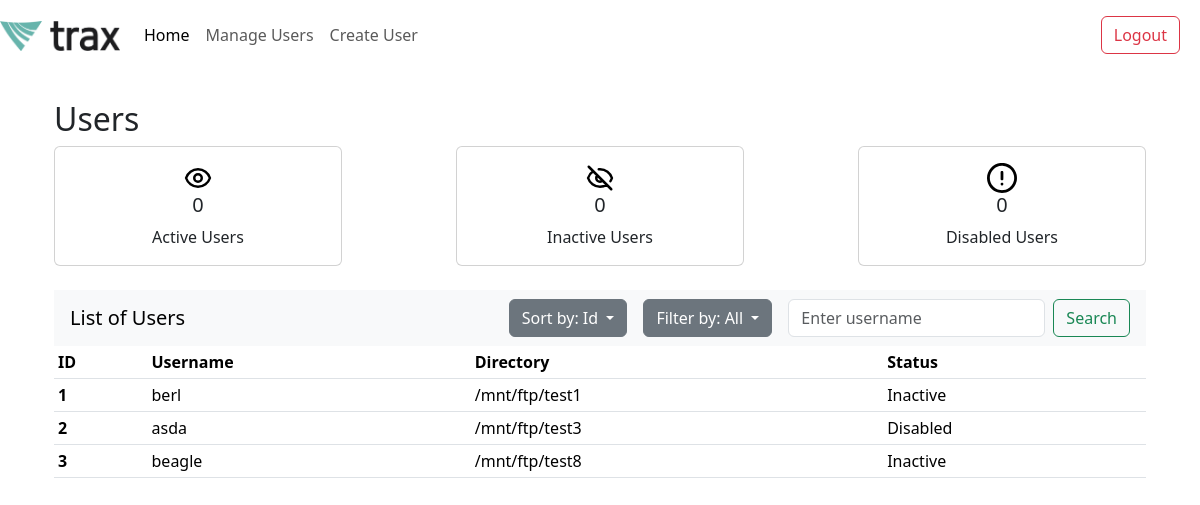
The page /home (signed in) on the database as committed earlier.
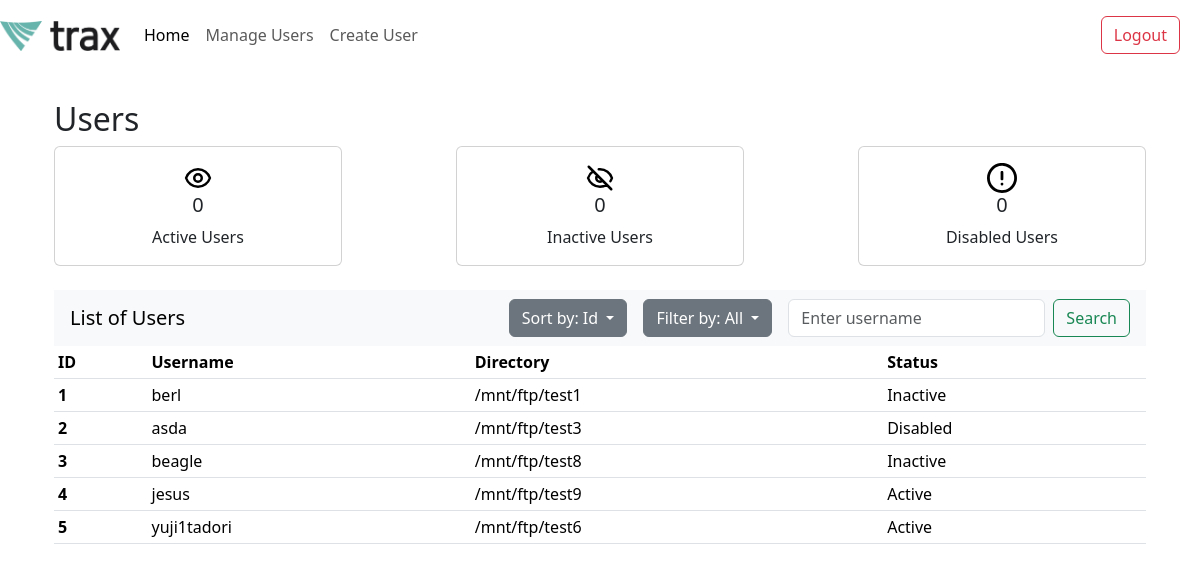
The same page on the database as committed later.
### app.py (models this page shows, shortened)
class User(db.Model):
    id = db.Column(db.Integer, primary_key=True)
    username = db.Column(db.String(80), nullable=False, unique=True)
    password = db.Column(db.String(120), nullable=False)
    directory = db.Column(db.String(120), nullable=False)
    status = db.Column(db.String(10), nullable=False)
    login_count = db.Column(db.Integer, default=0)
    last_login = db.Column(db.DateTime, nullable=True)
    last_modified = db.Column(db.DateTime, default=datetime.utcnow, onupdate=datetime.utcnow)
    bytes_uploaded = db.Column(db.BigInteger, default=0)
    bytes_downloaded = db.Column(db.BigInteger, default=0)
    files_uploaded = db.Column(db.Integer, default=0)
    files_downloaded = db.Column(db.Integer, default=0)

### app.py (the view)
@app.route('/home', methods=['GET'])
def home():
    if not session.get("username"):
        return redirect("/login")
    sort_by = request.args.get('sort_by', 'id')
    filter_status = request.args.get('filter_by', 'all')
    search_query = request.args.get('search', '')
    users = get_filtered_sorted_users(sort_by, filter_status, search_query)
    return render_template('home.html', users=users)

### app.py (called while the page is built)
def get_filtered_sorted_users(sort_by='id', filter_status='all', search_query=''):
    query = User.query
    if filter_status == 'active':
        query = query.filter_by(status='Active')
    elif filter_status == 'inactive':
        query = query.filter(User.status.in_(['Inactive', 'Disabled']))
    elif filter_status == 'all':
        query = query.filter(User.status.in_(['Active', 'Inactive', 'Disabled']))
    if sort_by == 'username':
        query = query.order_by(User.username)
    elif sort_by == 'id':
        query = query.order_by(User.id)
    elif sort_by == 'directory':
        query = query.order_by(User.directory)
    if search_query:
        query = query.filter(User.username.like(f'%{search_query}%'))  # case insensitive search
    return query.all()

### templates/home.html (shortened to what this page needs)
<!DOCTYPE html>
<html lang="en">
<head>
</head>
<body>
    {% extends "index.html" %}
    {% block content %}
    <div class="container">
        <h2>Users</h2>
        {% include 'card_component.html' %}
        <div class="table-responsive">
            {% include 'user_table.html' %}
        </div>
    </div>
    {% endblock %}

### templates/index.html (shortened to what this page needs)
<!DOCTYPE html>
<html lang="en">
<head>
    <link href="https://cdn.jsdelivr.net/npm/bootstrap@5.3.3/dist/css/bootstrap.min.css" rel="stylesheet">
    <link rel="stylesheet" href="{{ url_for('static', filename='home.css') }}">
    <link rel="stylesheet" href="{{ url_for('static', filename='manage-user.css') }}">
    <link rel="stylesheet" href="{{ url_for('static', filename='create-user.css') }}">
  </head>
<body>
    <nav class="navbar navbar-expand-lg navbar-light" style="background-color: white;" aria-label="Main navigation">
      <a href="{{ url_for('home') }}" class="navbar-brand">
        <img src="{{ url_for('static', filename='img/trax logo.jpg') }}" width="120" height="30" alt="Trax Tech Logo">
      </a>
      <div id="navbarNavAltMarkup" class="collapse navbar-collapse">
        <div class="navbar-nav">
            <a href="{{ url_for('home') }}" class="nav-item nav-link {% if request.endpoint == 'home' %}active{% endif %}">Home</a>
            <a class="nav-item nav-link {% if request.endpoint == 'manage_user' %}active{% endif %}">Manage Users</a>
            <a href="{{ url_for('create_user') }}" class="nav-item nav-link {% if request.endpoint == 'create_user' %}active{% endif %}">Create User</a>
        </div>
      </div>
      <nav class="navbar navbar-light" style="background-color: white;" aria-label="Secondary navigation">
        <form class="form-inline">
          <button class="btn btn-outline-danger" type="button" style="margin-right: 20px" onclick="logout()">Logout</button>
        </form>
      </nav>
    </nav>
    <section id="content" class="content-section">
      <div class="container">
        {% block content %}
        {% endblock %}
      </div>
    </section>
</body>
</html>

### templates/card_component.html (shortened to what this page needs)
<!DOCTYPE html>
<html lang="en">
<head>
</head>
<body>
    <div class="card-container d-flex justify-content-between">
        <div class="card text-center" style="width: 18rem;">
            <div class="card-body">
                <img src="static/img/eye-svgrepo-com.svg" alt="Active Card Icon" style="width: 30px; height: 30px;">
                <h5 id="active-users" class="card-title">0</h5>
                <p class="card-text">Active Users</p>
            </div>
        </div>
        <div class="card text-center" style="width: 18rem;">
            <div class="card-body">
                <img src="static/img/eye-slash-svgrepo-com.svg" alt="Inactive Card Icon" style="width: 30px; height: 30px;">
                <h5 id="inactive-users" class="card-title">0</h5>
                <p class="card-text">Inactive Users</p>
            </div>
        </div>
        <div class="card text-center" style="width: 18rem;">
            <div class="card-body">
                <img src="static/img/error-16-svgrepo-com.svg" alt="Disabled Card Icon" style="width: 30px; height: 30px;">
                <h5 id="disabled-users" class="card-title">0</h5>
                <p class="card-text">Disabled Users</p>
            </div>
        </div>
    </div>
</body>
</html>

### templates/user_table.html (shortened to what this page needs)
<!DOCTYPE html>
<html lang="en">
<head>
</head>
<body>
    <nav class="navbar navbar-light bg-light justify-content-between mt-4">
        <a class="navbar-brand ms-3">List of Users</a>
        <form class="form-inline d-flex align-items-center" method="GET">
            <div class="dropdown me-3">
                <button class="btn btn-secondary dropdown-toggle" type="button" id="sortDropdown" data-bs-toggle="dropdown" aria-expanded="false">
                    Sort by: {{ request.args.get('sort_by', 'ID') | title }}
                </button>
            </div>
            <div class="dropdown me-3">
                <button class="btn btn-secondary dropdown-toggle" type="button" id="filterDropdown" data-bs-toggle="dropdown" aria-expanded="false">
                    Filter by: {{ request.args.get('filter_by', 'All') | title }}
                </button>
            </div>
            <input class="form-control mr-sm-5" type="search" placeholder="Enter username" aria-label="Search" name="search" value="{{ request.args.get('search', '') }}">
            <button class="btn btn-outline-success ms-2 me-3 my-2 my-sm-0" type="submit">Search</button>
        </form>
    </nav>
    <table class="table table-hover table-sm">
        <thead>
          <tr>
            <th scope="col">ID</th>
            <th scope="col">Username</th>
            <th scope="col">Directory</th>
            <th scope="col">Status</th>
          </tr>
        </thead>
        <tbody>
            {% if users %}
                {% for user in users %}
                <tr onclick=window.location.href="{{ url_for('manage_user', user_id=user.id) }}" style="cursor: pointer;">
                    <th scope="row">{{ user.id }}</th>
                    <td>{{ user.username }}</td>
                    <td>{{ user.directory }}</td>
                    <td>{{ user.status }}</td>
                </tr>
                {% endfor %}
            {% else %}
                <tr>
                    <td colspan="4" class="text-center">No users found</td>
                </tr>
            {% endif %}
        </tbody>
    </table>
</body>
</html>

### static/home.css (style rules this page uses)
.content-section { margin: 30px; }

### static/manage-user.css (style rules this page uses)
.content-section { margin: 30px; }

Rows that differ between the two databases and show on the page:
added User: id "4", username "jesus", directory "/mnt/ftp/test9", status "Active"
added User: id "5", username "yuji1tadori", directory "/mnt/ftp/test6", status "Active"
